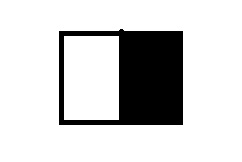
#> input picture opencv_practice/2.jpg, 242 x 162 px, given in place of the camera
$ jupyter execute '210811 만화 윤곽선 필터.ipynb'
#> lines starting #> are read from the running program, lines starting #| are printed output that depends on the picture; after the words box and inside, x2 and y2 are one past the last pixel; in counts of white or black regions, pixels touching at a corner belong together
[cell 1]
import numpy as np
import cv2

[cell 2]
cap  = cv2.VideoCapture(0) # 카메라 오픈

cap.set(3,300)
cap.set(4,200)

while True:
    ret, frame = cap.read()
#> frame is the input picture: shape (162, 242, 3); min 0, max 255, mean 209.2
    if ret: #정상 읽기일때만
        blr = cv2.blur(frame,(9,9))
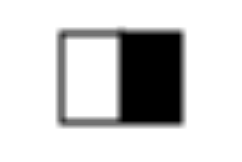
#> blr: shape (162, 242, 3); min 0, max 255, mean 209.2
        gray = cv2.cvtColor(frame,cv2.COLOR_BGR2GRAY)
        gray_e = cv2.Canny(gray,50,150) #에지 추출한 결과 이미지 생성
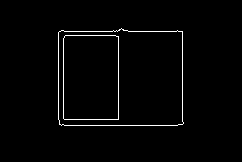
#> gray_e: shape (162, 242); 1.8% white in thin lines or dots, all inside (x1, y1, x2, y2) = (58, 28, 184, 126)
        mask = cv2.bitwise_not(gray_e)
        dst = cv2.bitwise_and(blr,blr,mask=mask)
        k= cv2.waitKey(1)
#> (key Esc is pressed here)

        cv2.imshow('blr',blr)
        cv2.imshow('gray',gray)
        cv2.imshow('gray_e',gray_e)
        cv2.imshow('mask',mask)
        cv2.imshow('dst',dst)

    if k == 27:
        break

# [4 lines of commented-out code are left out]
cap.release()
cv2.destroyAllWindows()
